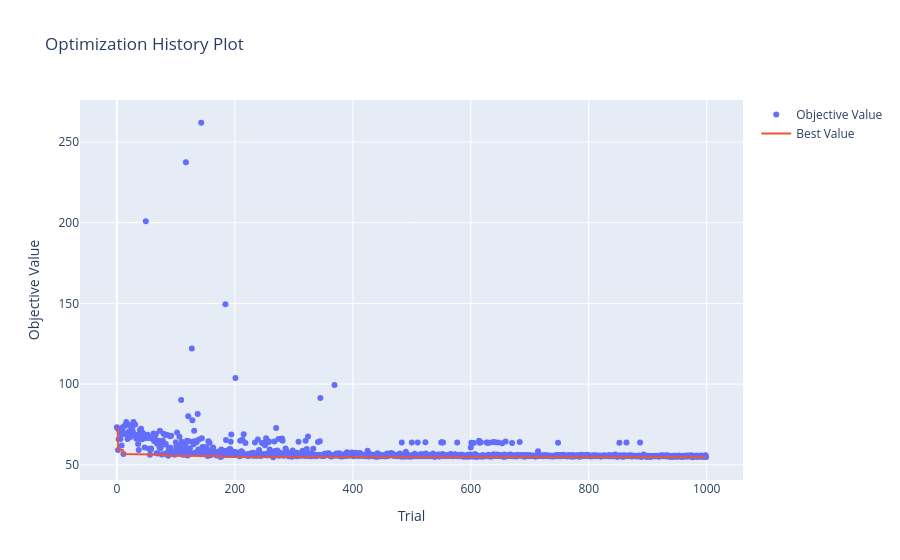

The notebook cell this image was saved under:
### Code cell
fig = optuna.visualization.plot_optimization_history(study)
fig.show()

### Figure 1 — Plotly figure (JSON) as saved in the notebook; plotly's stock layout.template omitted (floating-point values rounded to 4 significant figures; data arrays with more than 128 entries replaced by an {"elided": "..."} marker saying what was removed)
{"data": [{"mode": "markers", "name": "Objective Value", "type": "scatter", "x": {"elided": "1000 int values"}, "y": {"elided": "1000 float values"}}, {"name": "Best Value", "type": "scatter", "x": {"elided": "1000 int values"}, "y": {"elided": "1000 float values"}}], "layout": {"title": {"text": "Optimization History Plot"}, "xaxis": {"title": {"text": "Trial"}}, "yaxis": {"title": {"text": "Objective Value"}}}}
